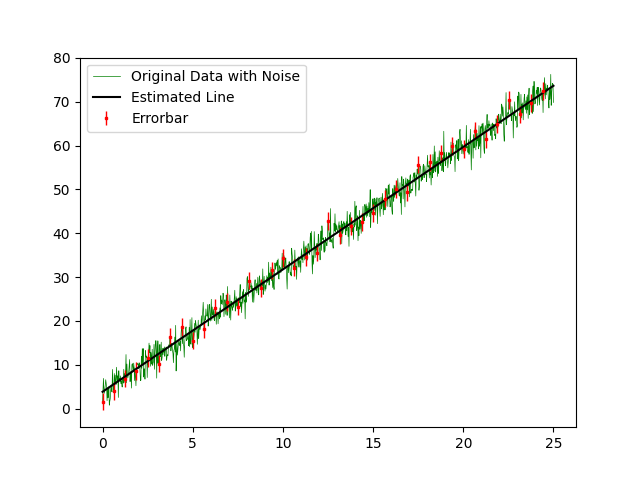

This figure's Python source:
import sys
import numpy as np
import matplotlib.pyplot as plt

def leastsquares(filename):
    f=open(filename,"r")
    x=[]
    y=[]
    
    lines=f.readlines()
    
    #Reading x,y pairs from file
    for line in lines:
        data=line.split()
        x.append(float(data[0]))
        y.append(float(data[1]))
    x,y=np.array(x),np.array(y)

    #Creating M matrix
    M=np.column_stack([x,np.ones(len(x))])

    #Least Squares Linear Regression with constructed M and y
    m,c=np.linalg.lstsq(M, y, rcond=None)[0]
    error=y-(m*x+c)

    #Plot all values of x,y joined by a line
    plt.plot(x,y,color="green",label="Original Data with Noise",lw=0.5)
    
    #Plot errorbar for every 25 points
    plt.errorbar(x[::25],y[::25],np.std(error),marker="s",color="red",markersize=2,ecolor="red",barsabove=False,linestyle="None",label="Errorbar",lw=1)
    
    #Plot the estimated line
    plt.plot(x,m*x+c,color="black",label="Estimated Line")
    print(m,c)
    #Set legend and export the graph
    plt.legend()
    plt.savefig('dataset1.png', format='png')
    plt.show()

arguements=sys.argv[1:]
leastsquares(arguements[0])